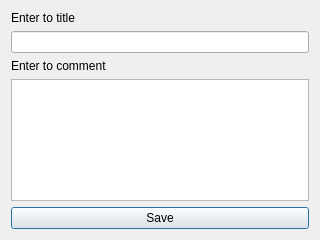
<?xml version="1.0" encoding="UTF-8"?>
<ui version="4.0">
 <class>Dialog</class>
 <widget class="QDialog" name="Dialog">
  <property name="geometry">
   <rect>
    <x>0</x>
    <y>0</y>
    <width>320</width>
    <height>240</height>
   </rect>
  </property>
  <property name="windowTitle">
   <string>New Note</string>
  </property>
  <layout class="QVBoxLayout" name="verticalLayout">
   <item>
    <widget class="QLabel" name="label">
     <property name="text">
      <string>Enter to title</string>
     </property>
    </widget>
   </item>
   <item>
    <widget class="QLineEdit" name="lineEdit"/>
   </item>
   <item>
    <widget class="QLabel" name="label_2">
     <property name="text">
      <string>Enter to comment</string>
     </property>
    </widget>
   </item>
   <item>
    <widget class="QTextEdit" name="textEdit"/>
   </item>
   <item>
    <widget class="QPushButton" name="pushButton">
     <property name="text">
      <string>Save</string>
     </property>
    </widget>
   </item>
  </layout>
 </widget>
 <resources/>
 <connections/>
</ui>
